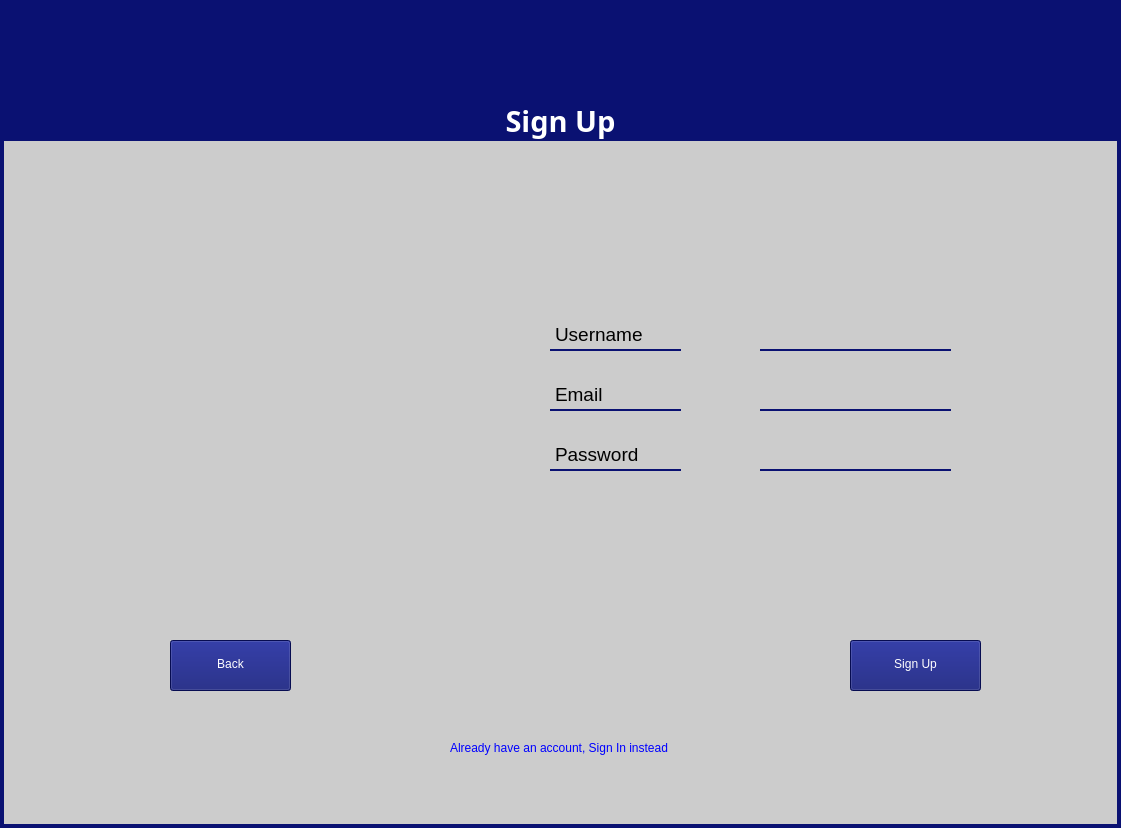
<?xml version="1.0" encoding="UTF-8"?>
<ui version="4.0">
 <class>MainWindow</class>
 <widget class="QMainWindow" name="MainWindow">
  <property name="geometry">
   <rect>
    <x>0</x>
    <y>0</y>
    <width>1121</width>
    <height>828</height>
   </rect>
  </property>
  <property name="windowTitle">
   <string>MainWindow</string>
  </property>
  <property name="styleSheet">
   <string notr="true">background-color: #cccccc;
border-left: 4px solid #0A1172;
border-right: 4px solid #0A1172;
border-bottom: 4px solid #0A1172;</string>
  </property>
  <widget class="QWidget" name="centralwidget">
   <widget class="QLabel" name="label_4">
    <property name="geometry">
     <rect>
      <x>0</x>
      <y>0</y>
      <width>1121</width>
      <height>141</height>
     </rect>
    </property>
    <property name="font">
     <font>
      <family>Sitka Text Semibold</family>
      <pointsize>22</pointsize>
      <weight>75</weight>
      <bold>true</bold>
     </font>
    </property>
    <property name="styleSheet">
     <string notr="true">background-color: #0A1172;
color: white;</string>
    </property>
    <property name="text">
     <string>Sign Up</string>
    </property>
    <property name="alignment">
     <set>Qt::AlignBottom|Qt::AlignHCenter</set>
    </property>
   </widget>
   <widget class="QLabel" name="username">
    <property name="geometry">
     <rect>
      <x>550</x>
      <y>320</y>
      <width>131</width>
      <height>31</height>
     </rect>
    </property>
    <property name="font">
     <font>
      <pointsize>14</pointsize>
     </font>
    </property>
    <property name="styleSheet">
     <string notr="true">border: none;
border-bottom: 2px solid #0A1172;</string>
    </property>
    <property name="text">
     <string>Username</string>
    </property>
   </widget>
   <widget class="QLabel" name="email">
    <property name="geometry">
     <rect>
      <x>550</x>
      <y>380</y>
      <width>131</width>
      <height>31</height>
     </rect>
    </property>
    <property name="font">
     <font>
      <pointsize>14</pointsize>
     </font>
    </property>
    <property name="styleSheet">
     <string notr="true">border: none;
border-bottom: 2px solid #0A1172</string>
    </property>
    <property name="text">
     <string>Email</string>
    </property>
   </widget>
   <widget class="QLabel" name="password">
    <property name="geometry">
     <rect>
      <x>550</x>
      <y>440</y>
      <width>131</width>
      <height>31</height>
     </rect>
    </property>
    <property name="font">
     <font>
      <pointsize>14</pointsize>
     </font>
    </property>
    <property name="styleSheet">
     <string notr="true">border: none;
border-bottom: 2px solid #0A1172;</string>
    </property>
    <property name="text">
     <string>Password</string>
    </property>
   </widget>
   <widget class="QLineEdit" name="usernameText">
    <property name="geometry">
     <rect>
      <x>760</x>
      <y>320</y>
      <width>191</width>
      <height>31</height>
     </rect>
    </property>
    <property name="font">
     <font>
      <pointsize>12</pointsize>
     </font>
    </property>
    <property name="styleSheet">
     <string notr="true">border: none;
border-bottom: 2px solid #0A1172;
</string>
    </property>
    <property name="text">
     <string/>
    </property>
   </widget>
   <widget class="QLineEdit" name="emailText">
    <property name="geometry">
     <rect>
      <x>760</x>
      <y>380</y>
      <width>191</width>
      <height>31</height>
     </rect>
    </property>
    <property name="font">
     <font>
      <pointsize>12</pointsize>
     </font>
    </property>
    <property name="styleSheet">
     <string notr="true">border: none;
border-bottom: 2px solid #0A1172;
</string>
    </property>
   </widget>
   <widget class="QLineEdit" name="passwordText">
    <property name="geometry">
     <rect>
      <x>760</x>
      <y>440</y>
      <width>191</width>
      <height>31</height>
     </rect>
    </property>
    <property name="font">
     <font>
      <pointsize>12</pointsize>
     </font>
    </property>
    <property name="styleSheet">
     <string notr="true">border: none;
border-bottom: 2px solid #0A1172;
</string>
    </property>
   </widget>
   <widget class="QPushButton" name="BackButton">
    <property name="geometry">
     <rect>
      <x>170</x>
      <y>640</y>
      <width>121</width>
      <height>51</height>
     </rect>
    </property>
    <property name="styleSheet">
     <string notr="true">padding: 5px;
background-color: #0A1172;
color: white;</string>
    </property>
    <property name="text">
     <string>Back</string>
    </property>
   </widget>
   <widget class="QPushButton" name="SignUpButton">
    <property name="geometry">
     <rect>
      <x>850</x>
      <y>640</y>
      <width>131</width>
      <height>51</height>
     </rect>
    </property>
    <property name="styleSheet">
     <string notr="true">padding: 5px;
background-color: #0A1172;
color: white;</string>
    </property>
    <property name="text">
     <string>Sign Up</string>
    </property>
   </widget>
   <widget class="QLabel" name="instead">
    <property name="geometry">
     <rect>
      <x>450</x>
      <y>740</y>
      <width>241</width>
      <height>16</height>
     </rect>
    </property>
    <property name="styleSheet">
     <string notr="true">border: none;
color: blue;
</string>
    </property>
    <property name="text">
     <string>Already have an account, Sign In instead</string>
    </property>
   </widget>
  </widget>
 </widget>
 <resources/>
 <connections/>
</ui>
